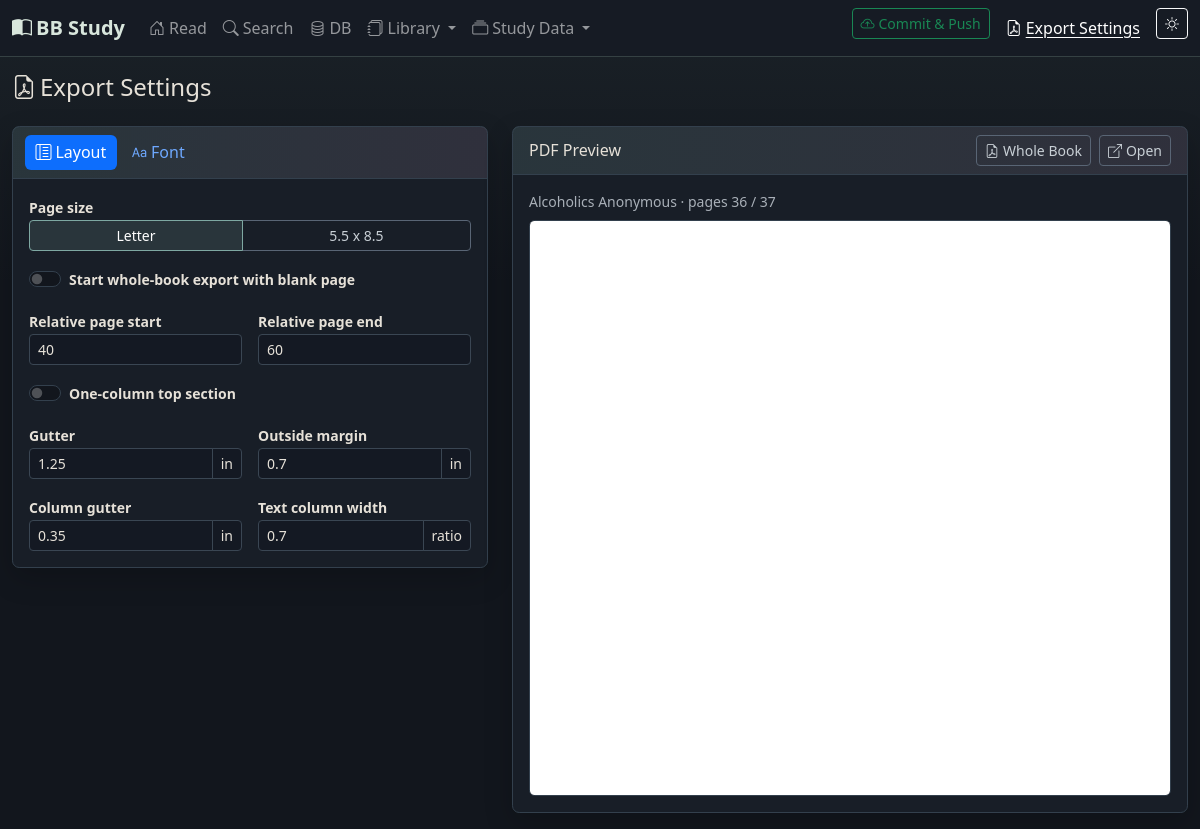
The page /settings on the database its author committed.
### app/models.py (models this page shows, shortened)
class Setting(db.Model):
    __tablename__ = 'settings'
    id = db.Column(db.Integer, primary_key=True)
    key = db.Column(db.String(100), unique=True, nullable=False)
    value = db.Column(db.Text, default='')

class Book(db.Model):
    __tablename__ = 'books'
    id = db.Column(db.Integer, primary_key=True)
    title = db.Column(db.String(500), nullable=False)
    author = db.Column(db.String(300))
    isbn = db.Column(db.String(50))
    publisher = db.Column(db.String(300))
    publish_date = db.Column(db.String(50))
    edition = db.Column(db.String(100))
    notes = db.Column(db.Text)
    pdf_path = db.Column(db.String(1000))
    is_primary = db.Column(db.Boolean, default=False)
    created_at = db.Column(db.DateTime, default=datetime.utcnow)
    book_content = db.relationship('BookContent', backref='book', lazy=True, cascade='all, delete-orphan')
    table_of_contents = db.relationship('BookTableOfContents', backref='book', lazy=True, cascade='all, delete-orphan')
    commentaries = db.relationship('Commentary', backref='book', lazy=True, cascade='all, delete-orphan')

### app/routes/main.py (the view, shortened to what this page needs)
@main_bp.route('/settings', methods=['GET', 'POST'])
def settings():
    theme = get_theme()
    export_settings = get_export_setting_values()
    preview_book = get_current_book()
    preview_page = (
        get_book_page(preview_book.id, get_current_page()) if preview_book else get_current_page()
    )
    preview_pages = build_preview_pages(preview_book, preview_page)
    preview_pdf_url = (
        url_for('main.export_page_spread_pdf', book_id=preview_book.id, page=preview_page)
        if preview_pages else None
    )
    return render_template('settings.html', theme=theme,
                           export_settings=export_settings,
                           export_page_size_profile_prefixes=EXPORT_PAGE_SIZE_PROFILE_PREFIXES,
                           preview_book=preview_book,
                           preview_page=preview_page,
                           preview_pdf_url=preview_pdf_url,
                           preview_pages=preview_pages)

### app/page_numbers.py (called while the page is built)
def relative_page_for_label(book_id, page):
    from .models import BookContent
    row = (
        BookContent.query
        .filter_by(book_id=book_id, page=str(page))
        .filter(BookContent.relative_page_number.isnot(None))
        .order_by(BookContent.id)
        .first()
    )
    return row.relative_page_number if row else None

def page_label_for_relative(book_id, relative_page_number):
    from .models import BookContent
    row = (
        BookContent.query
        .filter_by(book_id=book_id, relative_page_number=relative_page_number)
        .order_by(BookContent.id)
        .first()
    )
    return str(row.page) if row else None

### app/routes/main.py (called while the page is built)
def get_theme():
    s = Setting.query.filter_by(key='theme').first()
    return s.value

def get_current_book():
    s = Setting.query.filter_by(key='current_book_id').first()
    if s and s.value:
        return Book.query.get(int(s.value))
    return None

def get_current_page():
    s = Setting.query.filter_by(key='current_page').first()
    return s.value

def _get_setting(key, default=''):
    setting = Setting.query.filter_by(key=key).first()
    return setting.value if setting and setting.value != '' else default

def get_export_setting_values():
    values = {
        setting.key: setting.value
        for setting in Setting.query.filter(Setting.key.like('export_%')).all()
    }
    page_size = values['export_page_size']
    prefix = EXPORT_PAGE_SIZE_PROFILE_PREFIXES[page_size]
    for key, value in list(values.items()):
        if not key.startswith(f'{prefix}_'):
            continue
        values[f"export_{key.removeprefix(prefix + '_')}"] = value
    return values

def _book_position_key(book_id, suffix):
    return f'book_{book_id}_{suffix}'

def get_book_page(book_id, default='1'):
    if not book_id:
        return default
    return _get_setting(_book_position_key(book_id, 'page'), default)

def get_facing_page(book_id, page):
    relative = relative_page_for_label(book_id, page)
    if relative is None:
        return None
    facing_relative = relative - 1 if relative % 2 else relative + 1
    if facing_relative < 1:
        return None
    return page_label_for_relative(book_id, facing_relative)

### app/templates/settings.html (shortened to what this page needs)
{% extends 'base.html' %}
{% block content %}
<div class="export-settings-page">
  <h4 class="mb-4"><i class="bi bi-file-earmark-pdf me-1"></i>Export Settings</h4>
  <div class="row g-4 align-items-start">
    <div class="col-12 col-xl-5 col-xxl-4">
      <div class="card mb-4">
        <div class="card-header export-settings-tab-header">
          <ul class="nav nav-pills nav-sm gap-1" id="exportSettingsTabs" role="tablist">
            <li class="nav-item" role="presentation">
              <button class="nav-link active" id="layoutSettingsTab" data-bs-toggle="tab" data-bs-target="#layoutSettingsPane" type="button" role="tab">
                <i class="bi bi-layout-text-sidebar-reverse me-1"></i>Layout
              </button>
            </li>
            <li class="nav-item" role="presentation">
              <button class="nav-link" id="fontSettingsTab" data-bs-toggle="tab" data-bs-target="#fontSettingsPane" type="button" role="tab">
                <i class="bi bi-type me-1"></i>Font
              </button>
            </li>
          </ul>
        </div>
        <div class="card-body tab-content">
          <div class="tab-pane fade show active" id="layoutSettingsPane" role="tabpanel" aria-labelledby="layoutSettingsTab">
            <div class="row g-3">
              <div class="col-12">
                <label class="form-label small fw-semibold">Page size</label>
                <div class="btn-group btn-group-sm d-flex" role="group" aria-label="Export page size">
                  <label class="btn btn-outline-secondary" for="exportPageSizeLetter">Letter</label>
                  <label class="btn btn-outline-secondary" for="exportPageSizeHalfLetter">5.5 x 8.5</label>
                </div>
              </div>
              <div class="col-12">
                <div class="form-check form-switch">
                  <input class="form-check-input export-setting-input" type="checkbox" role="switch"
                         id="exportIncludeStartBlankPage" data-setting-key="export_include_start_blank_page" value="1"
                         {% if export_settings.export_include_start_blank_page in ['1', 'true', 'on'] %}checked{% endif %}>
                  <label class="form-check-label small fw-semibold" for="exportIncludeStartBlankPage">
                    Start whole-book export with blank page
                  </label>
                </div>
              </div>
              <div class="col-sm-6">
                <label class="form-label small fw-semibold" for="exportRelativePageStart">Relative page start</label>
                <input class="form-control form-control-sm export-setting-input" id="exportRelativePageStart" type="number" min="1" step="1"
                       data-setting-key="export_relative_page_start" value="{{ export_settings.export_relative_page_start }}">
              </div>
              <div class="col-sm-6">
                <label class="form-label small fw-semibold" for="exportRelativePageEnd">Relative page end</label>
                <input class="form-control form-control-sm export-setting-input" id="exportRelativePageEnd" type="number" min="1" step="1"
                       data-setting-key="export_relative_page_end" value="{{ export_settings.export_relative_page_end }}">
              </div>
              <div class="col-12">
                <div class="form-check form-switch">
                  <input class="form-check-input export-setting-input" type="checkbox" role="switch"
                         id="exportOneColumnTop" data-setting-key="export_one_column_top" value="1"
                         {% if export_settings.export_one_column_top in ['1', 'true', 'on'] %}checked{% endif %}>
                  <label class="form-check-label small fw-semibold" for="exportOneColumnTop">
                    One-column top section
                  </label>
                </div>
              </div>
              <div class="col-sm-6">
                <label class="form-label small fw-semibold" for="exportInsideMargin">Gutter</label>
                <div class="input-group input-group-sm">
                  <input class="form-control export-setting-input" id="exportInsideMargin" type="number" min="0.1" max="2" step="0.05"
                         data-setting-key="export_inside_margin" value="{{ export_settings.export_inside_margin }}">
                  <span class="input-group-text">in</span>
                </div>
              </div>
              <div class="col-sm-6">
                <label class="form-label small fw-semibold" for="exportOutsideMargin">Outside margin</label>
                <div class="input-group input-group-sm">
                  <input class="form-control export-setting-input" id="exportOutsideMargin" type="number" min="0.1" max="2" step="0.05"
                         data-setting-key="export_outside_margin" value="{{ export_settings.export_outside_margin }}">
                  <span class="input-group-text">in</span>
                </div>
              </div>
              <div class="col-sm-6">
                <label class="form-label small fw-semibold" for="exportColumnGutter">Column gutter</label>
                <div class="input-group input-group-sm">
                  <input class="form-control export-setting-input" id="exportColumnGutter" type="number" min="0.05" max="1" step="0.05"
                         data-setting-key="export_column_gutter" value="{{ export_settings.export_column_gutter }}">
                  <span class="input-group-text">in</span>
                </div>
              </div>
              <div class="col-sm-6">
                <label class="form-label small fw-semibold" for="exportTextRatio">Text column width</label>
                <div class="input-group input-group-sm">
                  <input class="form-control export-setting-input" id="exportTextRatio" type="number" min="0.45" max="0.85" step="0.01"
                         data-setting-key="export_text_ratio" value="{{ export_settings.export_text_ratio }}">
                  <span class="input-group-text">ratio</span>
                </div>
              </div>
            </div>
          </div>
        </div>
      </div>
    </div>
    <div class="col-12 col-xl-7 col-xxl-8">
      <div class="card">
        <div class="card-header d-flex align-items-center justify-content-between gap-3">
          <span>PDF Preview</span>
          {% if preview_pdf_url %}
          <div class="d-flex align-items-center gap-2">
            <a class="btn btn-sm btn-outline-secondary" id="exportWholeBookLink"
               href="{{ url_for('main.export_book_pdf', book_id=preview_book.id) }}"
               data-base-url="{{ url_for('main.export_book_pdf', book_id=preview_book.id) }}"
               target="_blank" rel="noopener">
              <i class="bi bi-file-earmark-pdf me-1"></i>Whole Book
            </a>
            <a class="btn btn-sm btn-outline-secondary" href="{{ preview_pdf_url }}" target="_blank" rel="noopener">
              <i class="bi bi-box-arrow-up-right me-1"></i>Open
            </a>
          </div>
          {% endif %}
        </div>
        <div class="card-body">
          {% if preview_pdf_url %}
            <div class="text-muted small mb-2">
              {{ preview_book.title }} · pages {{ preview_pages|map(attribute='page')|join(' / ') }}
            </div>
            <iframe class="export-pdf-preview"
                    src="{{ preview_pdf_url }}"
                    title="PDF export preview pages {{ preview_pages|map(attribute='page')|join(' / ') }}"></iframe>
          {% else %}
            <div class="text-muted small">Select a book on the Read page to preview the current export.</div>
          {% endif %}
        </div>
      </div>
    </div>
  </div>
</div>
{% endblock %}

### app/static/css/style.css (style rules this page uses)
:root { --bb-sage: #8fae9a; --bb-teal: #7ea8a2; --bb-plum: #aa8fa8; --bb-amber: #b7a278; --bb-slate: #8d9aaa; }
[data-bs-theme="dark"] { --bb-page-bg: #12161d; --bb-surface: #181e27; --bb-surface-alt: #1f2631; --bb-border: #33404d; --bb-reader-bg: #151a22; --bb-control-bg: #141923; --bb-soft-sage: rgba(143, 174, 154, 0.16); --bb-soft-teal: rgba(126, 168, 162, 0.17); --bb-soft-plum: rgba(170, 143, 168, 0.16); --bb-soft-amber: rgba(183, 162, 120, 0.16); --bb-soft-slate: rgba(141, 154, 170, 0.16); --bs-body-bg: var(--bb-page-bg); --bs-body-color: #e6e1d8; --bs-border-color: var(--bb-border); --bs-secondary-color: #a9b0b8; --bs-primary-rgb: 126, 168, 162; --bs-success-rgb: 143, 174, 154; --bs-warning-rgb: 183, 162, 120; --bs-info-rgb: 141, 154, 170; }
html, body { transition: background-color 0.2s ease, color 0.2s ease; }
[data-bs-theme="dark"] body { background: linear-gradient(180deg, rgba(126, 168, 162, 0.08), transparent 18rem), var(--bb-page-bg); }
[data-bs-theme="dark"] .card { background: var(--bb-surface); border-color: var(--bb-border); box-shadow: 0 0.65rem 1.8rem rgba(0, 0, 0, 0.18); }
[data-bs-theme="dark"] .card-header { background: linear-gradient(90deg, var(--bb-soft-teal), var(--bb-soft-plum)); border-bottom-color: var(--bb-border); }
[data-bs-theme="dark"] .form-control, [data-bs-theme="dark"] .form-select, [data-bs-theme="dark"] .input-group-text { background-color: var(--bb-control-bg); border-color: #3a4653; color: #e6e1d8; }
[data-bs-theme="dark"] .btn-outline-secondary { --bs-btn-color: #c9d0d6; --bs-btn-border-color: #596575; --bs-btn-hover-bg: var(--bb-soft-teal); --bs-btn-hover-border-color: var(--bb-teal); --bs-btn-hover-color: #f2efe8; --bs-btn-active-bg: var(--bb-soft-teal); --bs-btn-active-border-color: var(--bb-teal); }
.form-label.small { font-weight: 500; margin-bottom: 2px; }
.export-settings-page { width: 100%; }
.export-settings-page .card { border-radius: 0.45rem; }
.export-settings-tab-header { padding: 0.5rem 0.75rem; }
.export-settings-tab-header .nav-link { padding: 0.35rem 0.65rem; }
.export-settings-page .col-xl-7, .export-settings-page .col-xxl-8 { position: sticky; top: 1rem; }
.export-pdf-preview { display: block; width: 100%; height: calc(100vh - 14rem); min-height: 560px; border: 1px solid var(--bs-border-color); border-radius: 0.35rem; background: var(--bs-body-bg); }

### rows shown on the page
Setting: export_relative_page_start "40"
Setting: export_relative_page_end "60"
Setting: export_inside_margin "1.25"
Setting: export_outside_margin "0.7"
Setting: export_column_gutter "0.35"
Setting: export_text_ratio "0.7"
Book: title "Alcoholics Anonymous"

### other values the page prints
{{ preview_pages|map(attribute='page')|join(' / ') }} "36 / 37"
